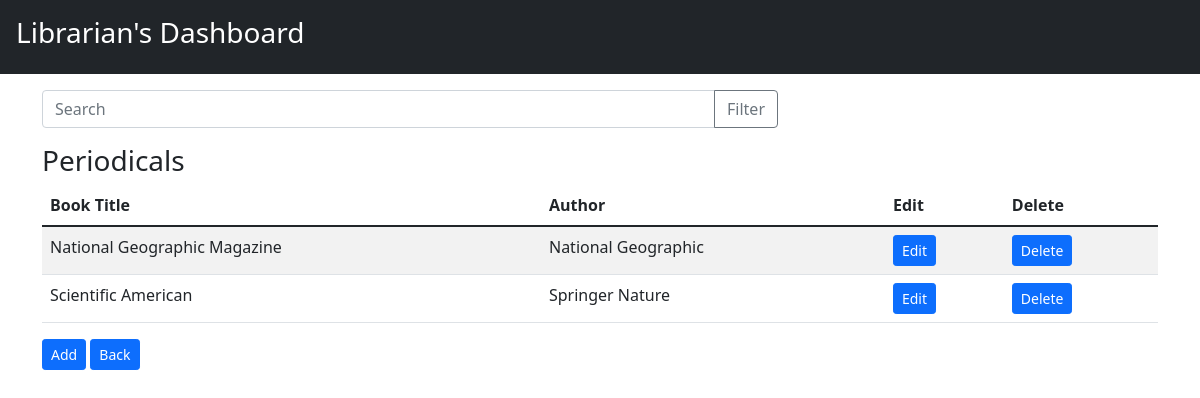
Screenshot of /admin/view/1 with the database file from the repository.
### app.py (models this page shows)
class Section(db.Model):
    __tablename__='section'
    ID=db.Column(db.Integer,primary_key=True, autoincrement=True)
    Name=db.Column(db.String)
    Desc=db.Column(db.String)

class Book(db.Model):
    __tablename__='book'
    ID=db.Column(db.Integer,primary_key=True, autoincrement=True)
    Name=db.Column(db.String)
    Author=db.Column(db.String)
    SID=db.Column(db.Integer, db.ForeignKey("section.ID"))

### app.py (the view)
@app.route('/admin/view/<id>',methods=["GET","POST"])
def view(id):
    books=Book.query.filter_by(SID=id).all()
    sect=Section.query.filter_by(ID=id).first().Name
    return render_template("View_Section.html",books=books,Section=sect)

### templates/View_Section.html (shortened to what this page needs)
<!DOCTYPE html>
<html lang="en">
<head>
  <link href="https://cdn.jsdelivr.net/npm/bootstrap@5.1.3/dist/css/bootstrap.min.css" rel="stylesheet">
</head>
<body>
  <header class="bg-dark text-white p-3">
    <div class="d-flex justify-content-between">
      <h1 class="h3">Librarian's Dashboard</h1>
    </div>
  </header>
  <main class="container mt-3">
    <div class="row">
      <div class="col-md-8">
        <div class="input-group mb-3">
          <input type="text" class="form-control" placeholder="Search" aria-label="Search">
          <button class="btn btn-outline-secondary" type="button">Filter</button>
        </div>
      </div>
    </div>
    <div class="row">
        <h1 class="h3">{{Section}}</h1>
    </div>
    <table class="table table-striped">
      <thead>
        <tr>
          <th scope="col">Book Title</th>
          <th scope="col">Author</th>
          <th scope="col">Edit</th>
          <th scope="col">Delete</th>
        </tr>
      </thead>
      <tbody>
        {% for i in books %}
        <tr>
          <td>{{i["Name"]}}</td>
          <td>{{i["Author"]}}</td>
          <td>
            <a href="/admin/editb/{{i["ID"]}}" type="button" class="btn btn-primary btn-sm">Edit</a>
          </td>
          <td>
            <a href="/admin/deleteb/{{i["ID"]}}" type="button" class="btn btn-primary btn-sm">Delete</a>
          </td>
        </tr>
        {% endfor %}
        </tbody>
    </table>
    <a href="/admin/add/{{books[0].SID}}" type="button" class="btn btn-primary btn-sm">Add</a>
    <a href="/admin" type="button" class="btn btn-primary btn-sm">Back</a>
  </main>
</body>
</html>

### rows the page displays
Section: Name "Periodicals"
Book: Name "National Geographic Magazine", Author "National Geographic"
Book: Name "Scientific American", Author "Springer Nature"
